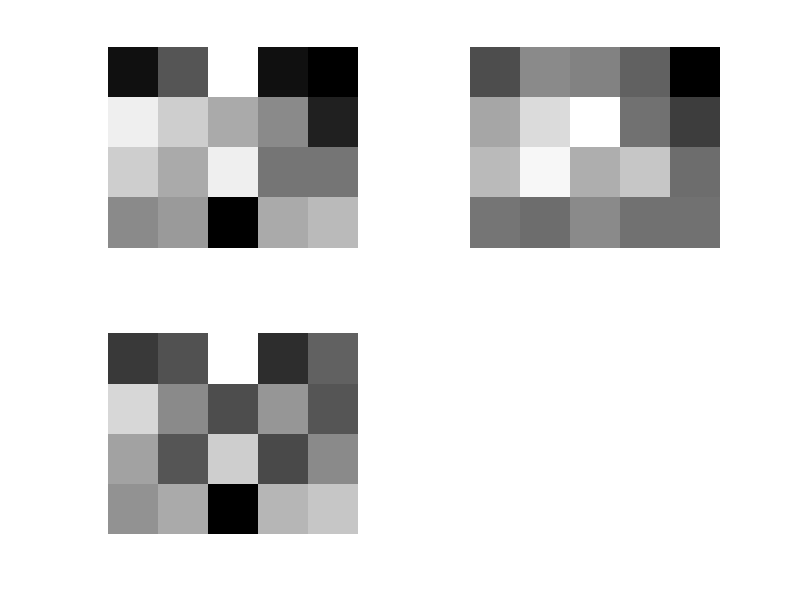

Recreate this plot in MATLAB.
S = 3;
T = 3;
f = [1,5,15,1,0;14,12,10,8,2;12,10,14,7,7;8,9,0,10,11];
[M,N] = size(f);
w = [0,1,0;1,1,1;0,1,0];
g = zeros(M,N);

A = size(w,1);
k = A-((A-1)/2);
a = (A-1)/2;
Iaux = zeros(M+A-1,N+A-1);
g = Iaux;
Iaux(k:M+a,k:N+a) = f;


for (x=k:1:N+a)
  for (y=k:1:M+a)
    soma=0;
    for(s=-1:1:1)
      for(t=-1:1:1)
          %Aplica-se correlação
         soma += Iaux(y+s,x+t) * w(k+s,k+t);
       endfor
     endfor
     g(y,x)=soma;
  endfor
endfor

g = g(k:M+a,k:N+a)
Iaux = Iaux(k:M+a,k:N+a)
g=g/5


d = Iaux - g;



subplot(221);
imshow(f,[]);
subplot(222);
imshow(g,[]);
subplot(223);
imshow(d,[]);
